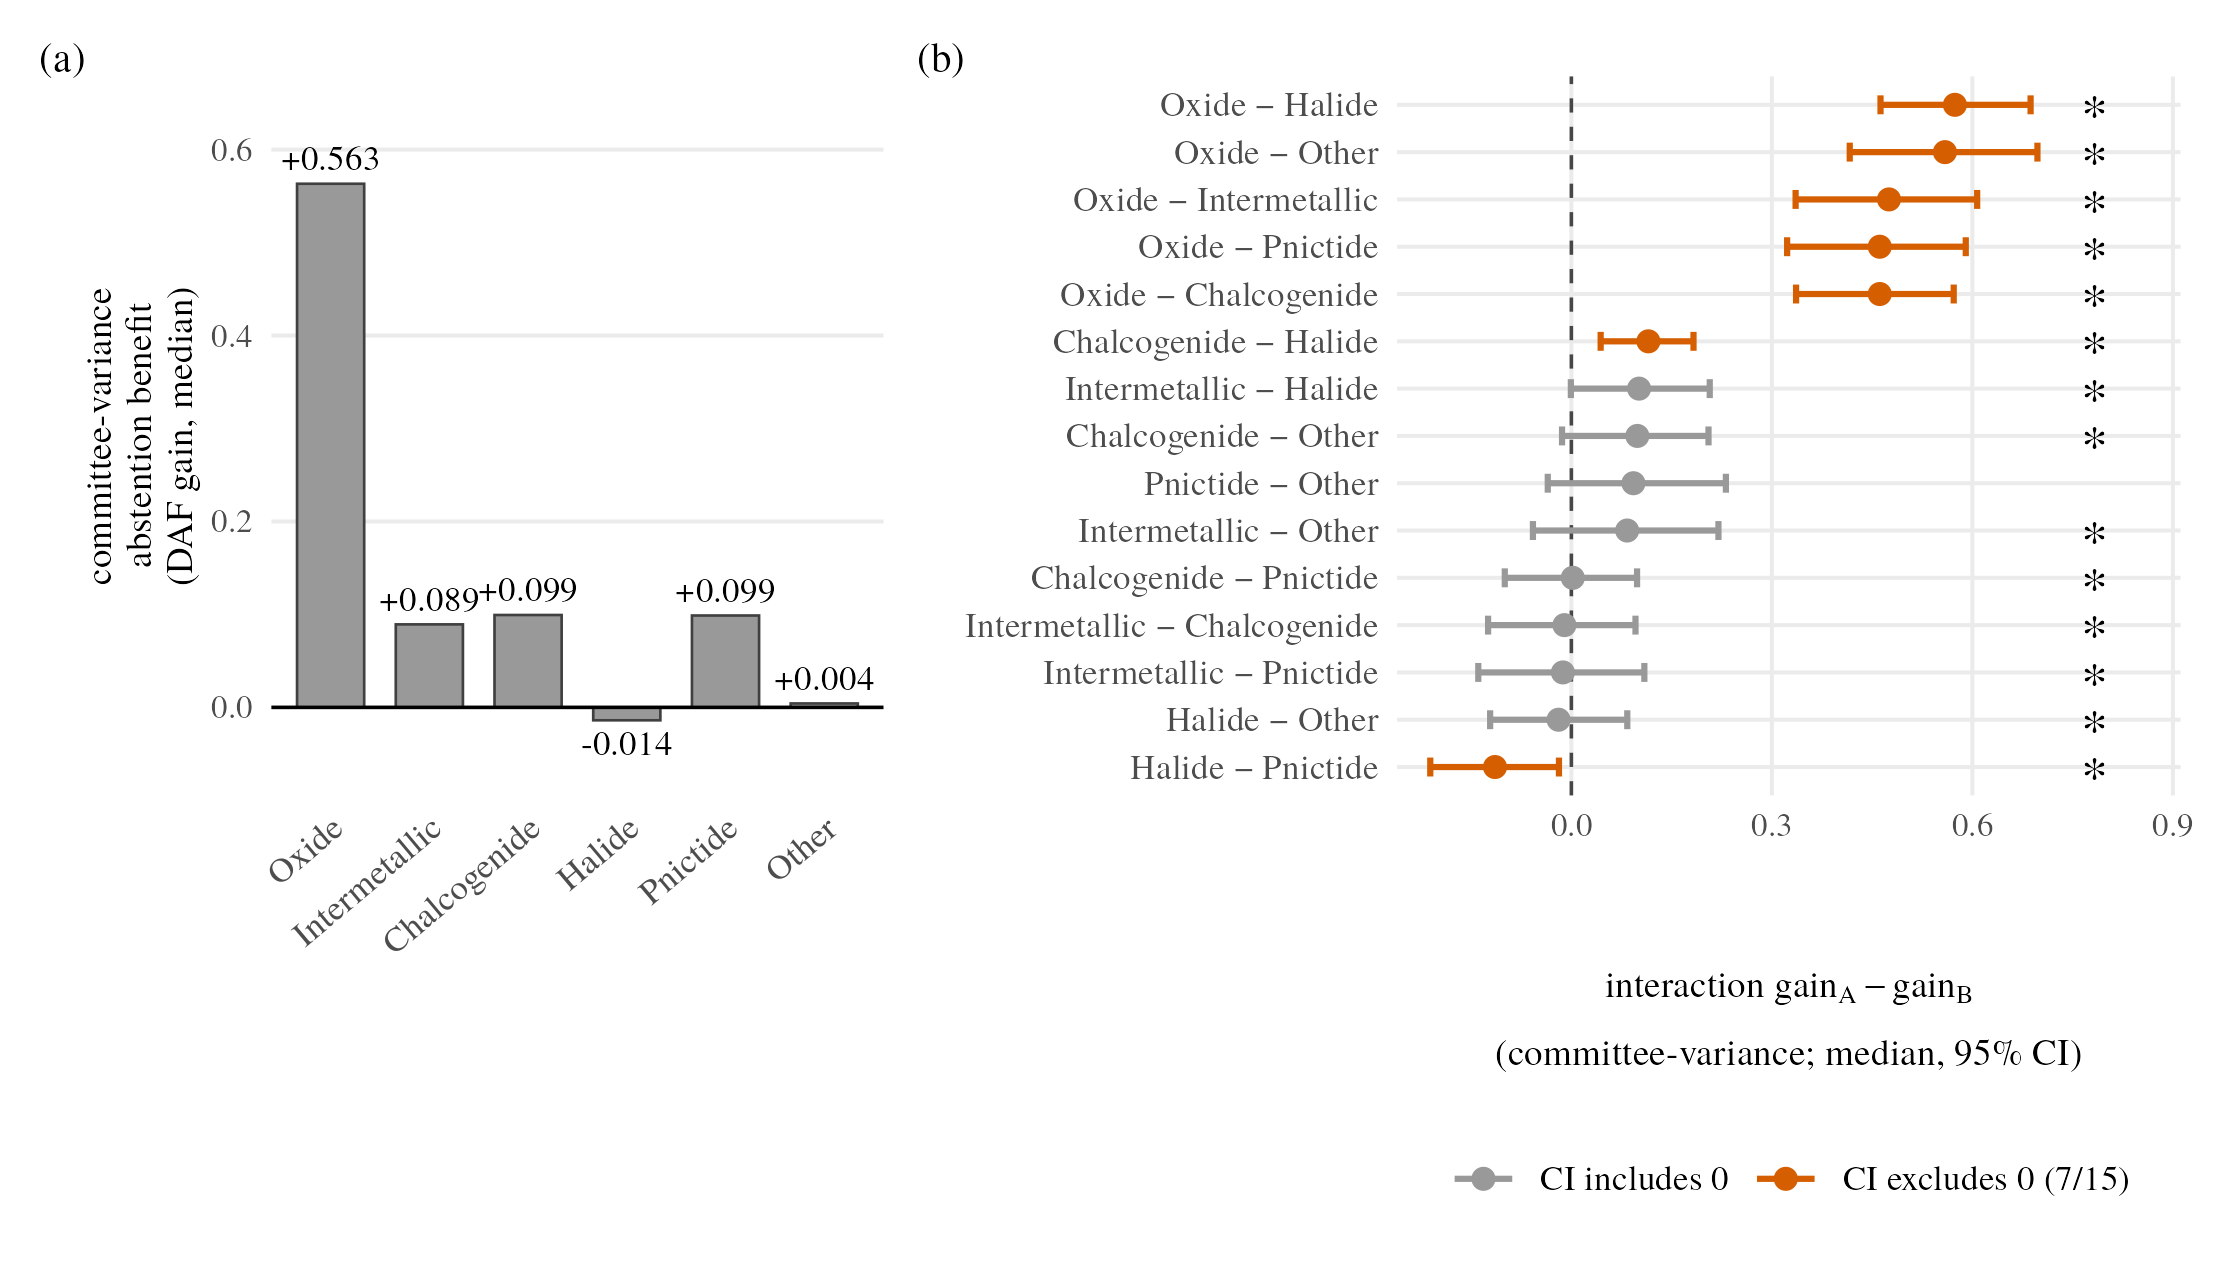

Source code (R):
#!/usr/bin/env Rscript
# ==========================================================================
# F5_committee_variance.R -- paper Fig. 5: committee-variance abstention vs
# the single-model |hull-margin| signal.
# (a) matched-yield DAF gain (median) per anion stratum, committee signal;
# (b) the 15 stratum-pair committee interactions (median, 95% bootstrap CI);
#     highlighted = committee CI excludes 0 (7/15); asterisk = the
#     single-model consensus also fired on that pair.
#
# REGENERATE-ONLY-FROM-JSON RULE: reads EXCLUSIVELY the frozen result JSON
# below; never hardcode arrays, never hand-edit the JSON.
#
# Input : ../research/results/MT29/mt29_committee_variance.json
# Output: figures/F5_committee_variance.pdf and .png
# ==========================================================================

suppressPackageStartupMessages({
  library(jsonlite)
  library(ggplot2)
  library(patchwork)
})

# Serif family (JCIM/ACS Times-like), set at theme + device + geom defaults so
# every embedded glyph (incl. the Unicode minus in pair labels and plotmath
# Delta/subscripts) stays in one serif family with no sans/CJK fallback fonts.
# Panel identity is carried by (a)/(b) tags (plain weight per the
# no-decorative-bold typography rule); interpretation lives in the caption,
# not in-plot titles. All in-figure TEXT is black; colour is reserved for the
# data marks (CI-excludes-0 points/bars).
ff <- "TeX Gyre Termes"
update_geom_defaults("text", list(family = ff, colour = "black"))
update_geom_defaults("label", list(family = ff, colour = "black"))

input_json <- "../research/results/MT29/mt29_committee_variance.json"
out_stem <- "figures/F5_committee_variance"

if (!file.exists(input_json)) {
  stop(sprintf(
    "Result JSON not found: %s\nFigures regenerate ONLY from on-disk result JSONs; run the analysis first.",
    input_json
  ))
}

res <- fromJSON(input_json)

strata <- c("oxide", "intermetallic", "chalcogenide", "halide", "pnictide", "other")
stratum_labels <- c(
  oxide = "Oxide", intermetallic = "Intermetallic", chalcogenide = "Chalcogenide",
  halide = "Halide", pnictide = "Pnictide", other = "Other"
)
# ---- panel (a): committee gain median per stratum ---------------------------
# Single neutral fill: the stratum is already named on the x-axis, so a
# per-stratum colour key would be a purely decorative (guide-less, uncaptioned)
# re-encoding of position -- removed in the 2026-07-16 figure-content pass.
# Bar height alone carries the signal (oxide +0.563 dominates; rest <= +0.10).
gain <- res$committee_gain_median
df_a <- data.frame(
  stratum = factor(stratum_labels[strata], levels = stratum_labels[strata]),
  gain = vapply(strata, function(s) gain[[s]], numeric(1))
)

p_a <- ggplot(df_a, aes(x = stratum, y = gain)) +
  geom_col(width = 0.68, fill = "#999999", colour = "grey25", linewidth = 0.3) +
  geom_hline(yintercept = 0, colour = "black", linewidth = 0.4) +
  # Value labels always sit clear of the bar: above for positive, below for the
  # lone small negative (halide). Generous y-expansion (below) keeps both the
  # top "+0.563" label and the negative label inside the panel.
  geom_text(aes(label = sprintf("%+.3f", gain),
                vjust = ifelse(gain >= 0, -0.6, 1.5)), size = 3.0) +
  scale_y_continuous(expand = expansion(mult = c(0.14, 0.20))) +
  labs(
    x = NULL,
    y = "committee-variance\nabstention benefit\n(DAF gain, median)"
  ) +
  theme_minimal(base_size = 10, base_family = ff) +
  theme(
    axis.text.x = element_text(angle = 40, hjust = 1, size = 8.5),
    axis.title.y = element_text(size = 9),
    panel.grid.minor = element_blank(), panel.grid.major.x = element_blank(),
    plot.margin = margin(4, 6, 4, 4)
  )

# ---- panel (b): 15 stratum-pair committee interactions ----------------------
pp <- res$gate$per_pair # data.frame; interaction_ci95 is a list column
ci <- do.call(rbind, pp$interaction_ci95)
df_b <- data.frame(
  pair = paste0(stratum_labels[pp$stratumA], " − ", stratum_labels[pp$stratumB]),
  med = pp$interaction_med,
  lo = ci[, 1], hi = ci[, 2],
  fired = pp$excludes_0,
  single_fired = pp$single_consensus_excl0
)
df_b$pair <- factor(df_b$pair, levels = df_b$pair[order(df_b$med)])
n_fired <- sum(df_b$fired)
# Fixed x for the single-model-consensus asterisk gutter: past the widest CI
# whisker, in the right margin opened by the upper x-expansion below.
ast_x <- max(df_b$hi) + 0.085

p_b <- ggplot(df_b, aes(x = med, y = pair, colour = fired)) +
  geom_vline(xintercept = 0, linetype = "dashed", colour = "black",
             linewidth = 0.4, alpha = 0.7) +
  geom_errorbar(aes(xmin = lo, xmax = hi), orientation = "y",
                width = 0.4, linewidth = 0.7) +
  geom_point(size = 2.1) +
  geom_text(
    data = subset(df_b, single_fired),
    aes(x = ast_x, label = "*"),
    colour = "black", size = 4.6, vjust = 0.78, show.legend = FALSE
  ) +
  scale_colour_manual(
    values = c(`TRUE` = "#D55E00", `FALSE` = "#999999"),
    labels = c(
      `TRUE` = sprintf("CI excludes 0 (%d/%d)", n_fired, nrow(df_b)),
      `FALSE` = "CI includes 0"
    ),
    name = NULL
  ) +
  scale_x_continuous(expand = expansion(mult = c(0.05, 0.13))) +
  labs(
    x = expression(atop("interaction " * gain[A] - gain[B],
                         "(committee-variance; median, 95% CI)")),
    y = NULL
  ) +
  theme_minimal(base_size = 10, base_family = ff) +
  theme(
    axis.text.y = element_text(size = 8.5),
    axis.title.x = element_text(size = 9),
    legend.position = "bottom", legend.text = element_text(size = 8.5),
    panel.grid.minor = element_blank(),
    plot.margin = margin(4, 4, 4, 2)
  )

p <- (p_a + p_b + plot_layout(widths = c(1.0, 1.28))) +
  plot_annotation(tag_levels = "a", tag_prefix = "(", tag_suffix = ")") &
  theme(plot.tag = element_text(size = 10, family = ff))

# Canvas: tall enough that panel (b)'s 15 categorical rows and their pair
# labels do not collide and the single-model asterisk gutter reads as 14
# separated marks (the 2026-07-16 audit's 2.79in canvas crushed all 15 rows
# and their labels into an overlapping stack). Included at \textwidth (~6.5in)
# this scales base_size=10 to ~8.8pt effective; the ~0.20in per-row pitch on
# the page leaves clear inter-label whitespace.
ggsave(paste0(out_stem, ".pdf"), p, width = 7.4, height = 4.25, device = cairo_pdf, family = ff)
ggsave(paste0(out_stem, ".png"), p, width = 7.4, height = 4.25, dpi = 300,
       device = ragg::agg_png)

cat(sprintf("Wrote %s.pdf and %s.png from %s\n", out_stem, out_stem, input_json))
